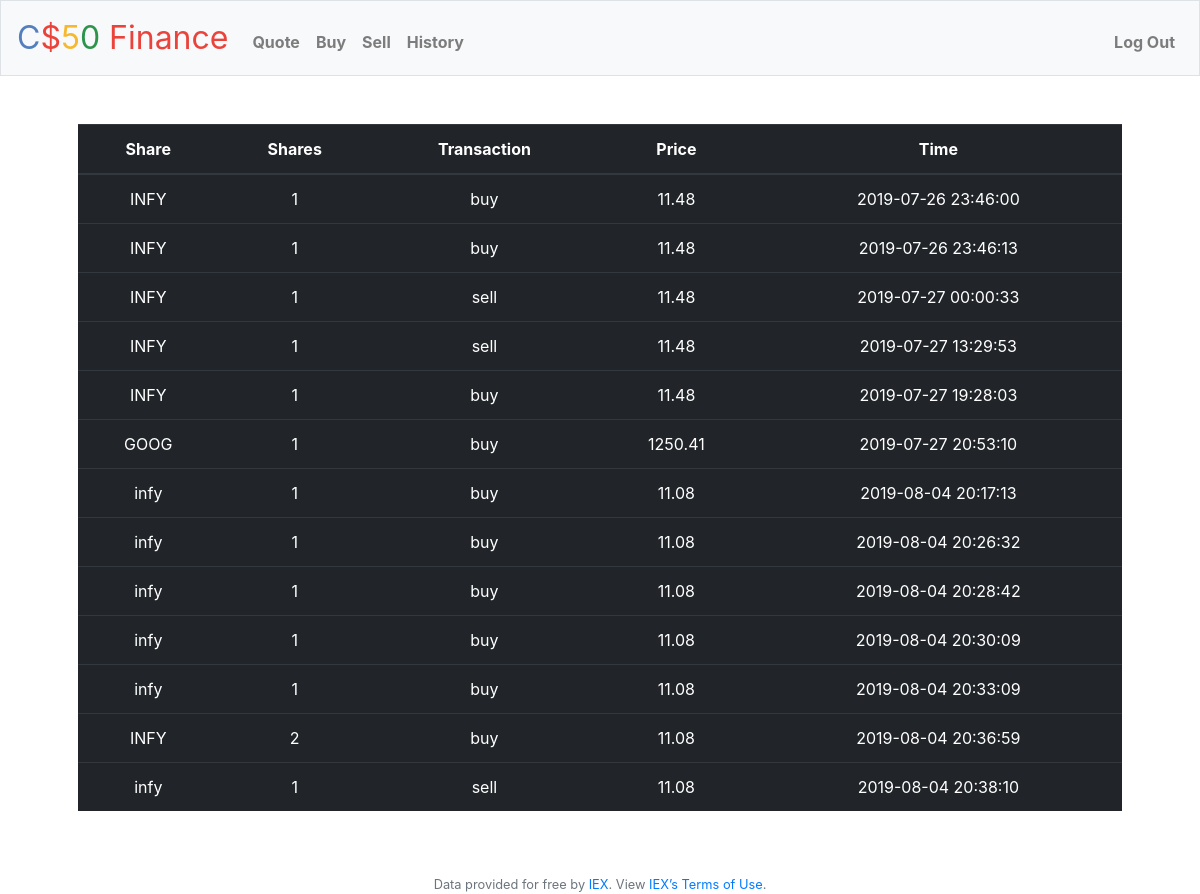
Screenshot of /history (signed in) with the database file from the repository.
### tables this page shows
CREATE TABLE 'transactions' ('id' integer, 'share' varchar(5), 'shares' integer, 'transtype' varchar(4), 'price' smallint, 'time' timestamp DEFAULT CURRENT_TIMESTAMP);

### application.py (the view)
@app.route("/history")
@login_required
def history():
    session["user_id"]
    """Show history of transactions"""
    history=db.execute("SELECT * FROM transactions WHERE id=:id", id=session["user_id"])
    if not history:
        return apology("No history for user", 400)
    else:
        return render_template("history.html", history=history)

### application.py (called while the page is built)
@app.after_request
def after_request(response):
    response.headers["Cache-Control"] = "no-cache, no-store, must-revalidate"
    response.headers["Expires"] = 0
    response.headers["Pragma"] = "no-cache"
    return response

### helpers.py (called while the page is built)
def login_required(f):
    @wraps(f)
    def decorated_function(*args, **kwargs):
        if session.get("user_id") is None:
            return redirect("/login")
        return f(*args, **kwargs)
    return decorated_function

### templates/history.html (shortened to what this page needs)
{% extends "layout.html" %}
{% block main %}
<table class="table table-dark">
    <thead>
        <tr>
            <th scope="col">Share </th>
            <th scope="col">Shares </th>
            <th scope="col">Transaction </th>
            <th scope="col">Price </th>
            <th scope="col">Time </th>
        </tr>
    </thead>
    <tbody>
        <tr>
            {% for row in history %}
            <td> {{ row["share"] }}</td>
            <td>{{ row["shares"] }}</td>
            <td>{{ row["transtype"] }}</td>
            <td>{{ row["price"] }}</td>
            <td>{{ row["time"] }}</td>
        </tr>
            {% endfor %}
    </tbody>
</table>
{% endblock %}

### templates/layout.html (shortened to what this page needs)
<!DOCTYPE html>
<html lang="en">
    <head>
        <link href="https://maxcdn.bootstrapcdn.com/bootstrap/4.1.3/css/bootstrap.min.css" rel="stylesheet">
        <link href="/static/styles.css" rel="stylesheet">
    </head>
    <body>
        <nav class="navbar navbar-expand-md navbar-light bg-light border">
            <a class="navbar-brand" href="/"><span class="blue">C</span><span class="red">$</span><span class="yellow">5</span><span class="green">0</span> <span class="red">Finance</span></a>
            <div class="collapse navbar-collapse" id="navbar">
                {% if session.user_id %}
                    <ul class="navbar-nav mr-auto mt-2">
                        <li class="nav-item"><b><a class="nav-link" href="/quote">Quote</a></b></li>
                        <li class="nav-item"><b><a class="nav-link" href="/buy">Buy</a></b></li>
                        <li class="nav-item"><b><a class="nav-link" href="/sell">Sell</a></b></li>
                        <li class="nav-item"><b><a class="nav-link" href="/history">History</a></b></li>
                    </ul>
                    <ul class="navbar-nav ml-auto mt-2">
                        <li class="nav-item"><b><a class="nav-link" href="/logout">Log Out</a></b></li>
                    </ul>
                {% else %}
                    <ul class="navbar-nav ml-auto mt-2">
                        <li class="nav-item"><a class="nav-link" href="/register">Register</a></li>
                        <li class="nav-item"><a class="nav-link" href="/login">Log In</a></li>
                    </ul>
                {% endif %}
            </div>
        </nav>
        <main class="container p-5">
            {% block main %}{% endblock %}
        </main>
        <footer class="small text-center text-muted">
            Data provided for free by <a href="https://iextrading.com/developer">IEX</a>. View <a href="https://iextrading.com/api-exhibit-a/">IEX’s Terms of Use</a>.
        </footer>
    </body>
</html>

### static/styles.css (style rules this page uses)
nav .navbar-brand { font-size: xx-large; }
nav .navbar-brand .blue { color: #537fbe; }
nav .navbar-brand .red { color: #ea433b; }
nav .navbar-brand .yellow { color: #f5b82e; }
nav .navbar-brand .green { color: #2e944b; }
main { overflow-x: auto; text-align: center; }

### rows the page displays
transactions: share "INFY", shares "1", transtype "buy", price "11.48", time "2019-07-26 23:46:00"
transactions: share "INFY", shares "1", transtype "buy", price "11.48", time "2019-07-26 23:46:13"
transactions: share "INFY", shares "1", transtype "sell", price "11.48", time "2019-07-27 00:00:33"
transactions: share "INFY", shares "1", transtype "sell", price "11.48", time "2019-07-27 13:29:53"
transactions: share "INFY", shares "1", transtype "buy", price "11.48", time "2019-07-27 19:28:03"
transactions: share "GOOG", shares "1", transtype "buy", price "1250.41", time "2019-07-27 20:53:10"
transactions: share "infy", shares "1", transtype "buy", price "11.08", time "2019-08-04 20:17:13"
transactions: share "infy", shares "1", transtype "buy", price "11.08", time "2019-08-04 20:26:32"
transactions: share "infy", shares "1", transtype "buy", price "11.08", time "2019-08-04 20:28:42"
transactions: share "infy", shares "1", transtype "buy", price "11.08", time "2019-08-04 20:30:09"
transactions: share "infy", shares "1", transtype "buy", price "11.08", time "2019-08-04 20:33:09"
transactions: share "INFY", shares "2", transtype "buy", price "11.08", time "2019-08-04 20:36:59"
transactions: share "infy", shares "1", transtype "sell", price "11.08", time "2019-08-04 20:38:10"
